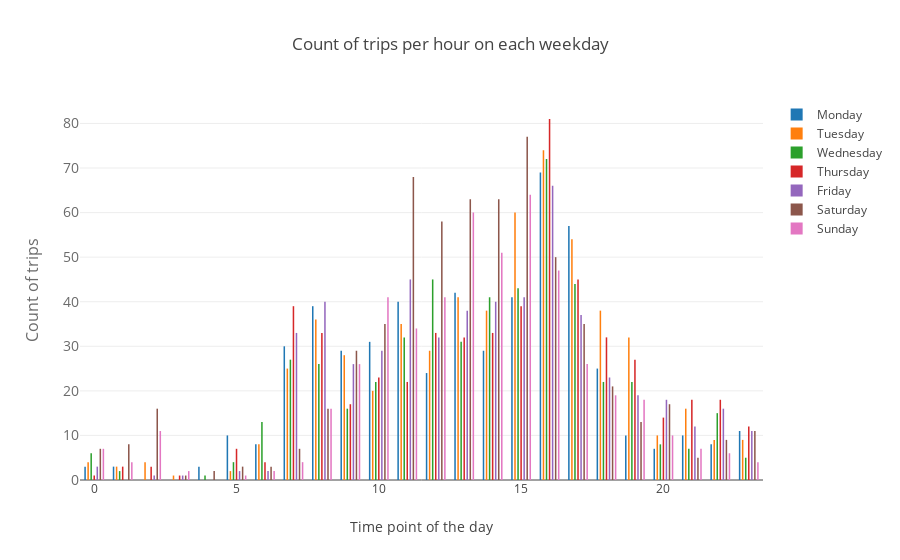

Source (notebook cell):
### Markdown cell above
#### Q3. What was the most common time(s) of day for journeys to be undertaken?

### Code cell
# Count the bike usage per hour on each day, sum up those counts number for each day
data = []
day = ["Monday",'Tuesday','Wednesday','Thursday','Friday','Saturday','Sunday']
for j,i in enumerate(bike_df.started_at.dt.dayofweek.unique()):
    data.append(
        go.Bar(
            # How many hours in a day
            x=bike_df[bike_df.started_at.dt.dayofweek==i].started_at.dt.hour.value_counts().sort_index().index,
            # Counts of trips per hour in a day
            y=bike_df[bike_df.started_at.dt.dayofweek==i].started_at.dt.hour.value_counts().sort_index(),
            # legend
            name=day[j]
        )
    )

    
# Set the feature of the chart
layout = go.Layout(
    title='Count of trips per hour on each weekday',
    xaxis=dict(
        title='Time point of the day'
        ),
    yaxis=dict(
        title='Count of trips',
        titlefont=dict(
            size=16,
            color='rgb(107, 107, 107)'
        ),
        tickfont=dict(
            size=14,
            color='rgb(107, 107, 107)'
        )
    ),
    barmode='group',
    bargap=0.25,
    bargroupgap=0.5
)

# Plot the graph
fig = go.Figure(data=data, layout=layout)
iplot(fig, filename='basic-bar')

### Figure 1 — Plotly figure (JSON) as saved in the notebook; plotly's stock layout.template omitted (floating-point values rounded to 4 significant figures)
{"data": [{"name": "Monday", "type": "bar", "uid": "3c0727ee-f977-11e8-be0e-9801a79eab69", "x": [0, 1, 4, 5, 6, 7, 8, 9, 10, 11, 12, 13, 14, 15, 16, 17, 18, 19, 20, 21, 22, 23], "y": [3, 3, 3, 10, 8, 30, 39, 29, 31, 40, 24, 42, 29, 41, 69, 57, 25, 10, 7, 10, 8, 11]}, {"name": "Tuesday", "type": "bar", "uid": "3c090122-f977-11e8-8abc-9801a79eab69", "x": [0, 1, 2, 3, 5, 6, 7, 8, 9, 10, 11, 12, 13, 14, 15, 16, 17, 18, 19, 20, 21, 22, 23], "y": [4, 3, 4, 1, 2, 8, 25, 36, 28, 20, 35, 29, 41, 38, 60, 74, 54, 38, 32, 10, 16, 9, 9]}, {"name": "Wednesday", "type": "bar", "uid": "3c092170-f977-11e8-bdaa-9801a79eab69", "x": [0, 1, 4, 5, 6, 7, 8, 9, 10, 11, 12, 13, 14, 15, 16, 17, 18, 19, 20, 21, 22, 23], "y": [6, 2, 1, 4, 13, 27, 26, 16, 22, 32, 45, 31, 41, 43, 72, 44, 22, 22, 8, 7, 15, 5]}, {"name": "Thursday", "type": "bar", "uid": "3c092406-f977-11e8-b5cb-9801a79eab69", "x": [0, 1, 2, 3, 5, 6, 7, 8, 9, 10, 11, 12, 13, 14, 15, 16, 17, 18, 19, 20, 21, 22, 23], "y": [1, 3, 3, 1, 7, 4, 39, 33, 17, 23, 22, 33, 32, 33, 39, 81, 45, 32, 27, 14, 18, 18, 12]}, {"name": "Friday", "type": "bar", "uid": "3c092602-f977-11e8-ab1c-9801a79eab69", "x": [0, 2, 3, 5, 6, 7, 8, 9, 10, 11, 12, 13, 14, 15, 16, 17, 18, 19, 20, 21, 22, 23], "y": [3, 1, 1, 2, 2, 33, 40, 26, 29, 45, 32, 38, 40, 41, 66, 37, 23, 19, 18, 12, 16, 11]}, {"name": "Saturday", "type": "bar", "uid": "3c0927ec-f977-11e8-bf25-9801a79eab69", "x": [0, 1, 2, 3, 4, 5, 6, 7, 8, 9, 10, 11, 12, 13, 14, 15, 16, 17, 18, 19, 20, 21, 22, 23], "y": [7, 8, 16, 1, 2, 3, 3, 7, 16, 29, 35, 68, 58, 63, 63, 77, 50, 35, 21, 13, 17, 5, 9, 11]}, {"name": "Sunday", "type": "bar", "uid": "3c0929b8-f977-11e8-88ea-9801a79eab69", "x": [0, 1, 2, 3, 5, 6, 7, 8, 9, 10, 11, 12, 13, 14, 15, 16, 17, 18, 19, 20, 21, 22, 23], "y": [7, 4, 11, 2, 1, 2, 4, 16, 26, 41, 34, 41, 60, 51, 64, 47, 26, 19, 18, 10, 7, 6, 4]}], "layout": {"bargap": 0.25, "bargroupgap": 0.5, "barmode": "group", "title": "Count of trips per hour on each weekday", "xaxis": {"title": "Time point of the day"}, "yaxis": {"tickfont": {"color": "rgb(107, 107, 107)", "size": 14}, "title": "Count of trips", "titlefont": {"color": "rgb(107, 107, 107)", "size": 16}}}}
